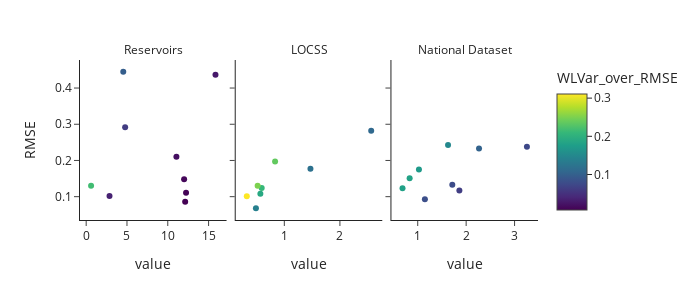

Source (notebook cell):
### Code cell
df_melt_area=df_melt.loc[(~df_melt['source'].isin(['K_CA', 'K_US']))&(df_melt['predictors'].isin(['APL']))].copy()
df_melt_area['WLVar_over_RMSE']=df_melt_area['RMSE']/df_melt_area['value']
df_melt_area.loc[df_melt_area['source'].isin(['ARHN','USGS']), 'labels']='National Dataset'
df_melt_area.loc[df_melt_area['source']=='LOCSS', 'labels']='LOCSS'
df_melt_area.loc[df_melt_area['source']=='RVBR', 'labels']='Reservoirs'


import plotly.express as px

df=df_melt_area
x_fd='value'
y_fd='RMSE'
facet_col='labels'#'predictors'
facet_row='labels'
color='WLVar_over_RMSE'
fig = px.scatter(df.loc[df['RMSE']<.5], x=x_fd, y=y_fd, facet_col=facet_col,color=color,#facet_row=facet_row,
                template="simple_white", width=700, height=300)
# fig.update_traces(marker=dict(size=5,color='#661666'))
fig.update_xaxes(matches=None)

fig.for_each_annotation(lambda a: a.update(text=a.text.split("=")[-1]))
fig.show()
# del df_melt_area

### Figure 1 — Plotly figure (JSON) as saved in the notebook; plotly's stock layout.template omitted (floating-point values rounded to 4 significant figures)
{"data": [{"hovertemplate": "labels=Reservoirs<br>value=%{x}<br>RMSE=%{y}<br>WLVar_over_RMSE=%{marker.color}<extra></extra>", "legendgroup": "", "marker": {"color": [0.00907, 0.01233, 0.007089, 0.02758, 0.03565, 0.09793, 0.06116, 0.01899, 0.2167], "coloraxis": "coloraxis", "symbol": "circle"}, "mode": "markers", "name": "", "orientation": "v", "showlegend": false, "type": "scatter", "x": [12.24, 12, 12.13, 15.85, 2.861, 4.544, 4.774, 11.06, 0.6], "xaxis": "x", "y": [0.111, 0.148, 0.086, 0.437, 0.102, 0.445, 0.292, 0.21, 0.13], "yaxis": "y"}, {"hovertemplate": "labels=LOCSS<br>value=%{x}<br>RMSE=%{y}<br>WLVar_over_RMSE=%{marker.color}<extra></extra>", "legendgroup": "", "marker": {"color": [0.2091, 0.25, 0.1391, 0.1898, 0.3108, 0.1204, 0.11, 0.2362], "coloraxis": "coloraxis", "symbol": "circle"}, "mode": "markers", "name": "", "orientation": "v", "showlegend": false, "type": "scatter", "x": [0.593, 0.52, 0.489, 0.569, 0.325, 1.47, 2.563, 0.834], "xaxis": "x2", "y": [0.124, 0.13, 0.068, 0.108, 0.101, 0.177, 0.282, 0.197], "yaxis": "y2"}, {"hovertemplate": "labels=National Dataset<br>value=%{x}<br>RMSE=%{y}<br>WLVar_over_RMSE=%{marker.color}<extra></extra>", "legendgroup": "", "marker": {"color": [0.1813, 0.1028, 0.0629, 0.08101, 0.1793, 0.1707, 0.0776, 0.07312, 0.1494], "coloraxis": "coloraxis", "symbol": "circle"}, "mode": "markers", "name": "", "orientation": "v", "showlegend": false, "type": "scatter", "x": [0.833, 2.266, 1.86, 1.148, 0.686, 1.025, 1.714, 3.255, 1.626], "xaxis": "x3", "y": [0.151, 0.233, 0.117, 0.093, 0.123, 0.175, 0.133, 0.238, 0.243], "yaxis": "y3"}], "layout": {"annotations": [{"font": {}, "showarrow": false, "text": "Reservoirs", "x": 0.16, "xanchor": "center", "xref": "paper", "y": 1, "yanchor": "bottom", "yref": "paper"}, {"font": {}, "showarrow": false, "text": "LOCSS", "x": 0.5, "xanchor": "center", "xref": "paper", "y": 1, "yanchor": "bottom", "yref": "paper"}, {"font": {}, "showarrow": false, "text": "National Dataset", "x": 0.84, "xanchor": "center", "xref": "paper", "y": 1, "yanchor": "bottom", "yref": "paper"}], "coloraxis": {"colorbar": {"title": {"text": "WLVar_over_RMSE"}}, "colorscale": [[0, "#440154"], [0.1111, "#482878"], [0.2222, "#3e4989"], [0.3333, "#31688e"], [0.4444, "#26828e"], [0.5556, "#1f9e89"], [0.6667, "#35b779"], [0.7778, "#6ece58"], [0.8889, "#b5de2b"], [1, "#fde725"]]}, "height": 300, "legend": {"tracegroupgap": 0}, "margin": {"t": 60}, "width": 700, "xaxis": {"anchor": "y", "autorange": true, "domain": [0, 0.32], "range": [-0.7721, 17.22], "title": {"text": "value"}, "type": "linear"}, "xaxis2": {"anchor": "y2", "autorange": true, "domain": [0.34, 0.66], "range": [0.1236, 2.764], "title": {"text": "value"}, "type": "linear"}, "xaxis3": {"anchor": "y3", "autorange": true, "domain": [0.68, 1.0], "range": [0.4548, 3.486], "title": {"text": "value"}, "type": "linear"}, "yaxis": {"anchor": "x", "autorange": true, "domain": [0, 1], "range": [0.03555, 0.4775], "title": {"text": "RMSE"}, "type": "linear"}, "yaxis2": {"anchor": "x2", "autorange": true, "domain": [0, 1], "matches": "y", "range": [0.03555, 0.4775], "showticklabels": false, "type": "linear"}, "yaxis3": {"anchor": "x3", "autorange": true, "domain": [0, 1], "matches": "y", "range": [0.03555, 0.4775], "showticklabels": false, "type": "linear"}}}
